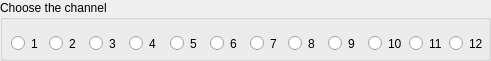
  <widget class="QGroupBox" name="groupBox">
   <property name="geometry">
    <rect>
     <x>10</x>
     <y>80</y>
     <width>491</width>
     <height>61</height>
    </rect>
   </property>
   <property name="title">
    <string>Choose the channel</string>
   </property>
   <widget class="QRadioButton" name="radioButton">
    <property name="geometry">
     <rect>
      <x>11</x>
      <y>31</y>
      <width>32</width>
      <height>25</height>
     </rect>
    </property>
    <property name="text">
     <string>1</string>
    </property>
   </widget>
   <widget class="QRadioButton" name="radioButton_2">
    <property name="geometry">
     <rect>
      <x>49</x>
      <y>31</y>
      <width>34</width>
      <height>25</height>
     </rect>
    </property>
    <property name="text">
     <string>2</string>
    </property>
   </widget>
   <widget class="QRadioButton" name="radioButton_5">
    <property name="geometry">
     <rect>
      <x>89</x>
      <y>31</y>
      <width>34</width>
      <height>25</height>
     </rect>
    </property>
    <property name="text">
     <string>3</string>
    </property>
   </widget>
   <widget class="QRadioButton" name="radioButton_4">
    <property name="geometry">
     <rect>
      <x>129</x>
      <y>31</y>
      <width>35</width>
      <height>25</height>
     </rect>
    </property>
    <property name="maximumSize">
     <size>
      <width>110</width>
      <height>16777215</height>
     </size>
    </property>
    <property name="text">
     <string>4</string>
    </property>
   </widget>
   <widget class="QRadioButton" name="radioButton_3">
    <property name="geometry">
     <rect>
      <x>170</x>
      <y>31</y>
      <width>34</width>
      <height>25</height>
     </rect>
    </property>
    <property name="maximumSize">
     <size>
      <width>110</width>
      <height>25</height>
     </size>
    </property>
    <property name="text">
     <string>5</string>
    </property>
   </widget>
   <widget class="QRadioButton" name="radioButton_6">
    <property name="geometry">
     <rect>
      <x>210</x>
      <y>31</y>
      <width>34</width>
      <height>25</height>
     </rect>
    </property>
    <property name="maximumSize">
     <size>
      <width>110</width>
      <height>16777215</height>
     </size>
    </property>
    <property name="text">
     <string>6</string>
    </property>
   </widget>
   <widget class="QRadioButton" name="radioButton_7">
    <property name="geometry">
     <rect>
      <x>250</x>
      <y>31</y>
      <width>32</width>
      <height>25</height>
     </rect>
    </property>
    <property name="maximumSize">
     <size>
      <width>32</width>
      <height>16777215</height>
     </size>
    </property>
    <property name="text">
     <string>7</string>
    </property>
   </widget>
   <widget class="QRadioButton" name="radioButton_8">
    <property name="geometry">
     <rect>
      <x>288</x>
      <y>31</y>
      <width>34</width>
      <height>25</height>
     </rect>
    </property>
    <property name="minimumSize">
     <size>
      <width>0</width>
      <height>25</height>
     </size>
    </property>
    <property name="maximumSize">
     <size>
      <width>34</width>
      <height>16777215</height>
     </size>
    </property>
    <property name="text">
     <string>8</string>
    </property>
   </widget>
   <widget class="QRadioButton" name="radioButton_9">
    <property name="geometry">
     <rect>
      <x>328</x>
      <y>31</y>
      <width>34</width>
      <height>25</height>
     </rect>
    </property>
    <property name="maximumSize">
     <size>
      <width>34</width>
      <height>25</height>
     </size>
    </property>
    <property name="text">
     <string>9</string>
    </property>
   </widget>
   <widget class="QRadioButton" name="radioButton_10">
    <property name="geometry">
     <rect>
      <x>368</x>
      <y>31</y>
      <width>35</width>
      <height>25</height>
     </rect>
    </property>
    <property name="maximumSize">
     <size>
      <width>35</width>
      <height>25</height>
     </size>
    </property>
    <property name="text">
     <string>10</string>
    </property>
   </widget>
   <widget class="QRadioButton" name="radioButton_11">
    <property name="geometry">
     <rect>
      <x>409</x>
      <y>31</y>
      <width>34</width>
      <height>25</height>
     </rect>
    </property>
    <property name="maximumSize">
     <size>
      <width>34</width>
      <height>25</height>
     </size>
    </property>
    <property name="text">
     <string>11</string>
    </property>
   </widget>
   <widget class="QRadioButton" name="radioButton_12">
    <property name="geometry">
     <rect>
      <x>449</x>
      <y>31</y>
      <width>34</width>
      <height>25</height>
     </rect>
    </property>
    <property name="maximumSize">
     <size>
      <width>34</width>
      <height>16777215</height>
     </size>
    </property>
    <property name="text">
     <string>12</string>
    </property>
   </widget>
  </widget>
